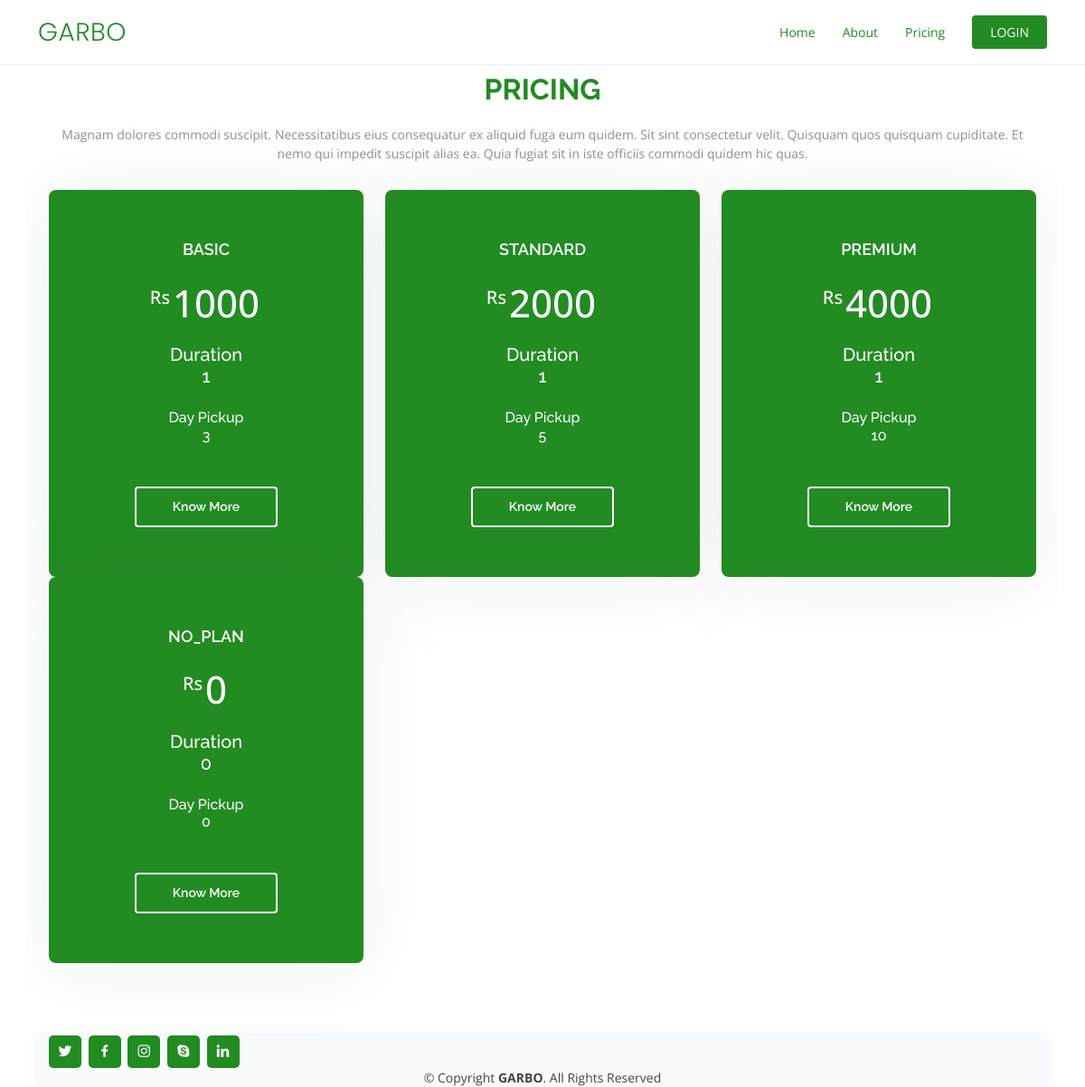
Screenshot of /price with the database file from the repository.
### myapp/models.py (models this page shows, shortened)
class packages(models.Model):
    pack_name = models.CharField(max_length=100)
    pack_duration = models.CharField(max_length=100)
    pack_price = models.IntegerField()
    pack_details = models.TextField()
    day_pickup = models.CharField(max_length=100)

### myapp/views.py (the view)
# urls.py: path('price', views.price, name='price'),
def price(request):
    pack = packages.objects.all()
    context = {'details': pack}
    return render(request, './myapp/price.html', context)

### myapp/templates/myapp/price.html (shortened to what this page needs)
{% extends 'myapp/base.html' %}
{% load static %}
{% block header %}
{% include 'myapp/header.html' %}
{% endblock %}
{% block body %}
<section id="pricing" class="pricing">
    <div class="container" data-aos="fade-up">
      <div class="section-title">
        <h2>Pricing</h2>
        <p>Magnam dolores commodi suscipit. Necessitatibus eius consequatur ex aliquid fuga eum quidem. Sit sint consectetur velit. Quisquam quos quisquam cupiditate. Et nemo qui impedit suscipit alias ea. Quia fugiat sit in iste officiis commodi quidem hic quas.</p>
      </div>
      <div class="row">
        {% for x in details %}
        <div class="col-lg-4 col-md-6 mt-4 mt-md-0" data-aos="zoom-in" data-aos-delay="100">
          <div class="box featured">
            <h3>{{x.pack_name}}</h3>
            <h4><sup>Rs</sup>{{x.pack_price}}</h4>
            <ul>
              <h5>Duration<li>{{x.pack_duration}}</li></h5>
              <h6>Day Pickup<li>{{x.day_pickup}}</li></h6>
            </ul>
            <div class="btn-wrap">
              <a href="../price_details?id={{ x.id }}" class="btn-buy">Know More</a>
            </div>
          </div>
        </div>
        {% endfor %}
      </div>
    </div>
  </section>
</div>
{% endblock %}

### myapp/static/myapp/assets/css/style.css (style rules this page uses)
body { font-family: "Open Sans", sans-serif; color: #444444; }
a { color: #228b22; text-decoration: none; }
h1, h2, h3, h4, h5, h6 { font-family: "Raleway", sans-serif; }
section { padding: 80px 0; overflow: hidden; }
.section-title { text-align: center; padding-bottom: 30px; }
.section-title h2 { font-size: 32px; font-weight: bold; text-transform: uppercase; margin-bottom: 20px; padding-bottom: 0; color: #228b22; }
.section-title p { margin-bottom: 0; font-size: 14px; color: #919191; }
.pricing .box { padding: 40px 20px; text-align: center; border-radius: 8px; position: relative; overflow: hidden; background: #fefefe; box-shadow: 0px 5px 90px 0px rgba(110, 123, 131, 0.1); }
.pricing .box h3 { font-weight: 400; padding: 15px; font-size: 18px; text-transform: uppercase; font-weight: 600; color: #228b22; }
.pricing .box h4 { font-size: 42px; color: #228b22; font-weight: 500; font-family: "Open Sans", sans-serif; margin-bottom: 20px; }
.pricing .box h4 sup { font-size: 20px; top: -15px; left: -3px; }
.pricing .box ul { padding: 0; list-style: none; color: #228b22; text-align: center; line-height: 20px; font-size: 14px; }
.pricing .box ul li { padding-bottom: 16px; }
.pricing .box .btn-wrap { padding: 15px; text-align: center; }
.pricing .box .btn-buy { display: inline-block; padding: 10px 40px; border-radius: 4px; color: #228b22; transition: none; font-size: 14px; font-weight: 400; font-family: "Raleway", sans-serif; font-weight: 600; transition: 0.3s; border: 2px solid #228b22; }
.pricing .featured { background: #228b22; }
.pricing .featured h3, .pricing .featured h4, .pricing .featured h4 span, .pricing .featured ul, .pricing .featured ul .na { color: #fff; }
.pricing .featured .btn-wrap { padding: 15px; text-align: center; }
.pricing .featured .btn-buy { color: #fff; border: 2px solid #fff; }

### rows the page displays
packages: pack_name "BASIC", pack_price "1000", pack_duration "1", day_pickup "3"
packages: pack_name "STANDARD", pack_price "2000", pack_duration "1", day_pickup "5"
packages: pack_name "PREMIUM", pack_price "4000", pack_duration "1", day_pickup "10"
packages: pack_name "NO_PLAN", pack_price "0", pack_duration "0", day_pickup "0"
